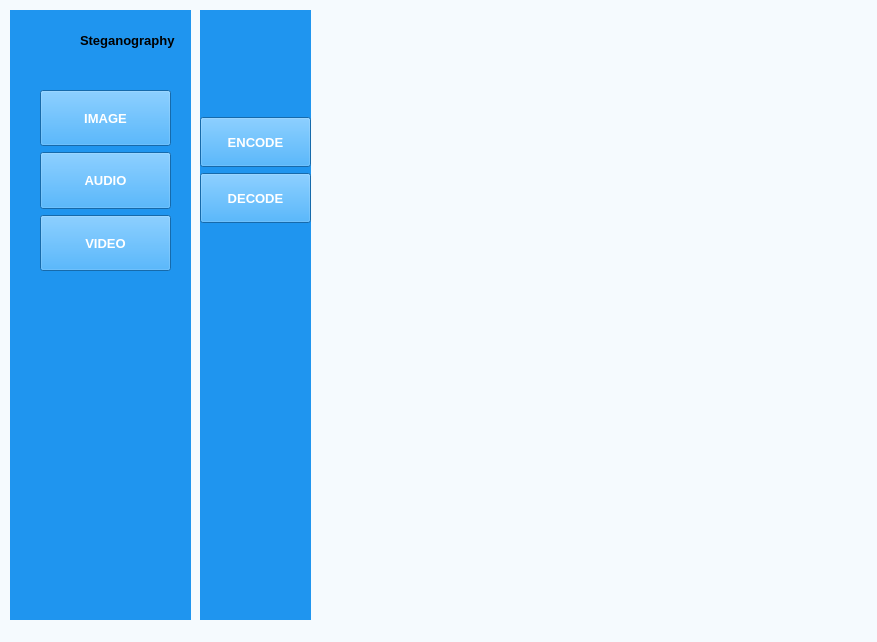
<?xml version="1.0" encoding="UTF-8"?>
<ui version="4.0">
 <class>MainWindow</class>
 <widget class="QMainWindow" name="MainWindow">
  <property name="geometry">
   <rect>
    <x>0</x>
    <y>0</y>
    <width>877</width>
    <height>642</height>
   </rect>
  </property>
  <property name="windowTitle">
   <string>MainWindow</string>
  </property>
  <property name="styleSheet">
   <string notr="true">background-color: rgb(245, 250, 254)</string>
  </property>
  <widget class="QWidget" name="centralwidget">
   <widget class="QWidget" name="navbar" native="true">
    <property name="geometry">
     <rect>
      <x>10</x>
      <y>10</y>
      <width>181</width>
      <height>621</height>
     </rect>
    </property>
    <property name="font">
     <font>
      <family>MS Sans Serif</family>
      <pointsize>10</pointsize>
      <bold>true</bold>
     </font>
    </property>
    <property name="styleSheet">
     <string notr="true">QWidget{
	background-color: rgb(31, 149, 239);
}

QPushButton{
	color:white;
	text-align:center;
}</string>
    </property>
    <widget class="QLabel" name="label">
     <property name="geometry">
      <rect>
       <x>0</x>
       <y>0</y>
       <width>61</width>
       <height>61</height>
      </rect>
     </property>
     <property name="text">
      <string/>
     </property>
     <property name="pixmap">
      <pixmap resource="resources.qrc">:/images/icon.png</pixmap>
     </property>
     <property name="scaledContents">
      <bool>true</bool>
     </property>
     <property name="wordWrap">
      <bool>true</bool>
     </property>
    </widget>
    <widget class="QLabel" name="label_2">
     <property name="enabled">
      <bool>true</bool>
     </property>
     <property name="geometry">
      <rect>
       <x>70</x>
       <y>0</y>
       <width>111</width>
       <height>61</height>
      </rect>
     </property>
     <property name="sizePolicy">
      <sizepolicy hsizetype="Preferred" vsizetype="Fixed">
       <horstretch>0</horstretch>
       <verstretch>0</verstretch>
      </sizepolicy>
     </property>
     <property name="font">
      <font>
       <family>MS Sans Serif</family>
       <pointsize>10</pointsize>
       <bold>true</bold>
      </font>
     </property>
     <property name="text">
      <string>Steganography</string>
     </property>
     <property name="wordWrap">
      <bool>true</bool>
     </property>
    </widget>
    <widget class="QWidget" name="">
     <property name="geometry">
      <rect>
       <x>30</x>
       <y>80</y>
       <width>131</width>
       <height>181</height>
      </rect>
     </property>
     <layout class="QVBoxLayout" name="verticalLayout_2">
      <property name="spacing">
       <number>6</number>
      </property>
      <item>
       <widget class="QPushButton" name="pushButton">
        <property name="sizePolicy">
         <sizepolicy hsizetype="Minimum" vsizetype="Expanding">
          <horstretch>0</horstretch>
          <verstretch>0</verstretch>
         </sizepolicy>
        </property>
        <property name="font">
         <font>
          <family>MS Sans Serif</family>
          <pointsize>10</pointsize>
          <bold>true</bold>
         </font>
        </property>
        <property name="text">
         <string>IMAGE</string>
        </property>
       </widget>
      </item>
      <item>
       <widget class="QPushButton" name="pushButton_2">
        <property name="sizePolicy">
         <sizepolicy hsizetype="Minimum" vsizetype="Expanding">
          <horstretch>0</horstretch>
          <verstretch>0</verstretch>
         </sizepolicy>
        </property>
        <property name="font">
         <font>
          <family>MS Sans Serif</family>
          <pointsize>10</pointsize>
          <bold>true</bold>
         </font>
        </property>
        <property name="text">
         <string>AUDIO</string>
        </property>
       </widget>
      </item>
      <item>
       <widget class="QPushButton" name="pushButton_3">
        <property name="sizePolicy">
         <sizepolicy hsizetype="Minimum" vsizetype="Expanding">
          <horstretch>0</horstretch>
          <verstretch>0</verstretch>
         </sizepolicy>
        </property>
        <property name="font">
         <font>
          <family>MS Sans Serif</family>
          <pointsize>10</pointsize>
          <bold>true</bold>
         </font>
        </property>
        <property name="text">
         <string>VIDEO</string>
        </property>
       </widget>
      </item>
     </layout>
    </widget>
   </widget>
   <widget class="QWidget" name="encodeOrdecode" native="true">
    <property name="geometry">
     <rect>
      <x>200</x>
      <y>10</y>
      <width>111</width>
      <height>621</height>
     </rect>
    </property>
    <property name="styleSheet">
     <string notr="true">QWidget{
background-color: rgb(31, 149, 239);
}

QPushButton{
color:white;
text-align:center;

}</string>
    </property>
    <layout class="QVBoxLayout" name="verticalLayout_5">
     <item>
      <layout class="QVBoxLayout" name="verticalLayout_3"/>
     </item>
     <item>
      <spacer name="verticalSpacer_3">
       <property name="orientation">
        <enum>Qt::Vertical</enum>
       </property>
       <property name="sizeHint" stdset="0">
        <size>
         <width>20</width>
         <height>83</height>
        </size>
       </property>
      </spacer>
     </item>
     <item>
      <layout class="QVBoxLayout" name="verticalLayout_4">
       <item>
        <widget class="QPushButton" name="pushButton_4">
         <property name="sizePolicy">
          <sizepolicy hsizetype="Minimum" vsizetype="Expanding">
           <horstretch>0</horstretch>
           <verstretch>0</verstretch>
          </sizepolicy>
         </property>
         <property name="font">
          <font>
           <family>MS Sans Serif</family>
           <pointsize>10</pointsize>
           <bold>true</bold>
          </font>
         </property>
         <property name="text">
          <string>ENCODE</string>
         </property>
        </widget>
       </item>
       <item>
        <widget class="QPushButton" name="pushButton_5">
         <property name="sizePolicy">
          <sizepolicy hsizetype="Minimum" vsizetype="Expanding">
           <horstretch>0</horstretch>
           <verstretch>0</verstretch>
          </sizepolicy>
         </property>
         <property name="font">
          <font>
           <family>MS Sans Serif</family>
           <pointsize>10</pointsize>
           <bold>true</bold>
          </font>
         </property>
         <property name="text">
          <string>DECODE</string>
         </property>
        </widget>
       </item>
      </layout>
     </item>
     <item>
      <spacer name="verticalSpacer_2">
       <property name="orientation">
        <enum>Qt::Vertical</enum>
       </property>
       <property name="sizeHint" stdset="0">
        <size>
         <width>20</width>
         <height>408</height>
        </size>
       </property>
      </spacer>
     </item>
    </layout>
   </widget>
   <widget class="QWidget" name="main" native="true">
    <property name="geometry">
     <rect>
      <x>320</x>
      <y>10</y>
      <width>541</width>
      <height>611</height>
     </rect>
    </property>
   </widget>
  </widget>
  <widget class="QStatusBar" name="statusbar"/>
 </widget>
 <resources>
  <include location="resources.qrc"/>
 </resources>
 <connections/>
</ui>
